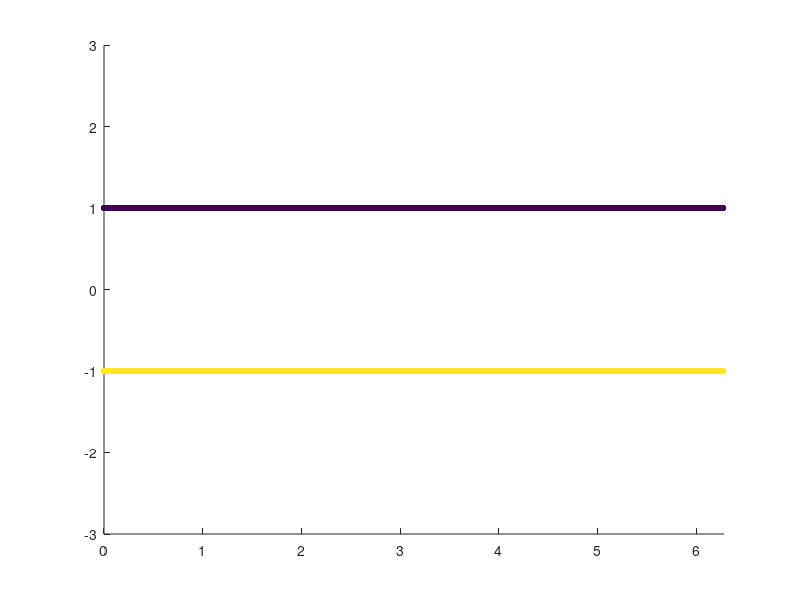

Source code (MATLAB): (Note: this script raises an error after producing the figure.)
clearvars 
close all

h = figure;
axis tight manual % this ensures that getframe() returns a consistent size
filename = 'testAnimated2d.gif';

Ex1=zeros(10,10)

dE=0;
dKE=0;
dUE=0;
UdUE=0;
LdUE=0;
dxmom=0;
dymom=0;
iterations=0;

L=2*pi;%Length
e0=1;%Epsilon Naught
k=1.68637205*10^-10;
DT=.005*2*pi;%DeltaT
NT=1000;%Iterations
NTOUT=25;%Not used???
NG=6;%Number of Grid Points
nden=400;
N=2000;%Number of Particles
me=nden/N;%Mass of electron
mp=nden/N;%mass of proton
e=nden/N;%electron charge
WP=1;
QM=N*e;
V0=0.2;
VXT=0.0;
VYT=0.0;
XP1=1;
YP1=0;
VX1=0;
VY1=0;
mode=1;
Q=N*e/L^2%WP^2/(QM*N/L);
dx=L/NG;%Delta X
rho_back=zeros(NG,NG);
for n=1:NG
    rho_back=rho_back+sparse(NG/2,n,e*N/NG/dx^2,NG,NG);
end
BoundIter=10;
acc=.999999;




%color
c=[linspace(1,1,N/2) linspace(10,10,N/2)];

% initial loading for the 2 Stream instability
%xp=linspace(0,L-L/N,N)';
xp=[linspace(0,L-L*2/N,N/2)';linspace(0,L-L*2/N,N/2)'];
%xp=L*rand(N,1);
%yp=linspace(0,L-L/N,N)';
%yp=L*rand(N,1)/2;
%yp=L*rand(N,1);
%xp=[0;L/2]
%yp=[.05+L/2;.05+L/2]
yp=(L/2-L/2/NG)*ones(N,1);


Temp=10000000000000;
Con=me/k/Temp;
randvtot=(-2*log((1-rand(N,1)))/Con).^.5;
randang=2*pi*rand(N,1);
vxp=randvtot.*cos(randang);
vyp=randvtot.*sin(randang);
pm=[1:N]';
pm=1-2*mod(pm,2);
vxp=[ones(N/2,1);-ones(N/2,1)];%+pm.*V0;
vyp=zeros(N,1);%+pm.*V0;
% Perturbation
vxp=vxp+VX1*sin(2*pi*xp/L*mode);
vyp=vyp+VY1*sin(2*pi*yp/L*mode);
xp=xp+XP1*(L/N)*sin(2*pi*xp/L*mode);


n=0;
for n=1:N
    if n==1
        massmat=[me];
    elseif n<N/2+1
        massmat=[massmat me];
    else
        massmat=[massmat mp];
    end
end

p=1:N;p=[p p;p p];
v=acc*ones(NG^2,1);
v1=ones(NG^2,1);
Poisson=-4*diag(v1)+diag(v(1:NG^2-1),1)+diag(v(1:NG^2-1),-1)+diag(v(1:NG^2-NG),-NG)+diag(v(1:NG^2-NG),NG);
Poisson=Poisson+diag(v(1:NG),NG^2-NG)+diag(v(1:NG),-NG^2+NG);

i=1;

for i=1:NG
    Poisson=Poisson+full(sparse(NG*i,NG*i-NG+1,acc,NG^2,NG^2))+full(sparse(NG*i-NG+1,NG*i,acc,NG^2,NG^2));
end
for i=1:(NG-1)
    Poisson=Poisson-full(sparse(NG*i,NG*i+1,acc,NG^2,NG^2))-full(sparse(NG*i+1,NG*i,acc,NG^2,NG^2));
end
InvPoi=inv(Poisson);

% Main computational cycle
for it=1:NT-1
% update xp
scatter(xp,vxp,20,c,'filled') 
axis([0 L -3 3])
%plot([Ex1(5,1:10) Ex1(5,1:10)])



%hold off;

%Cone=me/k/Temp;
%Conp=mp/k/Temp;
%xtemp=[0:.04:2];
%ytemp=N*.04*Cone*xtemp.*exp(-Cone*xtemp.^2/2);
%vtot=[(vxp(1:N).^2+vyp(1:N).^2).^.5;4];
%histogram([vtot;.4],100)
%axis([0 2 0 N/5])
%hold on;
%plot(xtemp,ytemp)
    drawnow 
      % Capture the plot as an image 
      frame = getframe(h); 
      im = frame2im(frame); 
      [imind,cm] = rgb2ind(im,256); 
      % Write to the GIF File 
      if it == 1 
          imwrite(imind,cm,filename,'gif', 'Loopcount',inf); 
      else 
          imwrite(imind,cm,filename,'gif','WriteMode','append'); 
      end 
      if it~=1
        xp=xp+vxp*DT;
      end
yp=yp;%+vyp*DT;
% apply bc on the particle positions
n=1;
for n=1:BoundIter
out=(xp<0); 
xp(out)=xp(out)+L;
out=(xp>=L);
xp(out)=xp(out)-L;
out=(yp<0); 
yp(out)=yp(out)+L;
out=(yp>=L);
yp(out)=yp(out)-L;
end
% projection p->g
g1=cat(2,ceil(xp/dx-.5),ceil(yp/dx-.5));%put on grid points
g=[g1;g1+1];%put on grid points
%fraz1=1-abs(xp/dx-g1+.5);%weighting
%fraz=[fraz1;1-fraz1]%weighting
fraz1=((1-abs(xp/dx-g1(1:N,1)+.5))'*diag((1-abs(yp/dx-g1(1:N,2)+.5))'))';
fraz2=((abs(xp/dx-g1(1:N,1)+.5))'*diag((1-abs(yp/dx-g1(1:N,2)+.5))'))';
fraz3=((1-abs(xp/dx-g1(1:N,1)+.5))'*diag((abs(yp/dx-g1(1:N,2)+.5))'))';
fraz4=((abs(xp/dx-g1(1:N,1)+.5))'*diag((abs(yp/dx-g1(1:N,2)+.5))'))';
fraz=[fraz1 fraz2;fraz3 fraz4];

% apply bc on the projection
n=1;
for n=1:BoundIter
out=(g<1);
g(out)=g(out)+NG;
out=(g>NG);
g(out)=g(out)-NG;
n=n+1;
end

n=1;
for n=1:N
    if n==1
        weight=full(sparse([g(1,1) g(1,1) g(1+N,1) g(1+N,1)],[g(1,2) g(1+N,2) g(1,2) g(1+N,2)],[fraz(1,1) fraz(1+N,1) fraz(1,2) fraz(1+N,2)] ,NG,NG));%matrix stating weights of each particle on each grid point
    else
        weight=cat(3,weight,full(sparse([g(n,1) g(n,1) g(n+N,1) g(n+N,1)],[g(n,2) g(n+N,2) g(n,2) g(n+N,2)],[fraz(n,1) fraz(n+N,1) fraz(n,2) fraz(n+N,2)] ,NG,NG)));%matrix stating weights of each particle on each grid point
    end
    n=n+1;
end

testmat=weight(1:NG,5,1:N)
rho=(-((e)*sum(weight(:,:,1:N/2),3))'-((e)*sum(weight(:,:,N/2+1:N),3))')/dx^2+rho_back;%rho of each grid point
plot(rho(5,1:NG))
n=1;
for n=1:NG
    if n==1
        rho1=rho(1:NG,1);
    else
        rho1=cat(1,rho1,rho(1:NG,n));
    end
    n=n+1;
end
%test=sum(rho1,'all')

% computing fields
Phi=InvPoi*(-rho1(1:NG^2)*dx^2)/e0;
n=1;
for n=1:NG
    if n==1
        Phi1=Phi(1:NG);
    else
        Phi1=cat(2,Phi1,Phi((n-1)*NG+1:n*NG));
    end
    n=n+1;
end
%Electric Field in x direciton
n=1;
for n=1:NG^2
    if n==1
        Ex=[(Phi(1+NG)-Phi(NG^2-NG+1))/(2*dx)];
    else
        in1=n+NG;
        in2=n-NG;
        if in1>NG^2
            in1=in1-NG^2;
        end
        if in2<1
            in2=in2+NG^2;
        end
        Ex=[Ex;(Phi(in1)-Phi(in2))/(2*dx)];
    end
    n=n+1;
end
n=1;
for n=1:NG
    if n==1
        Ex1=Ex(1:NG);
    else
        Ex1=cat(2,Ex1,Ex((n-1)*NG+1:n*NG));
    end
    n=n+1;
end


%Electric Field in Y Direction
n=1;
for n=1:NG^2
    if n==1
        Ey=[(Phi(2)-Phi(NG))/(2*dx)];
    else
        in1=n+1;
        in2=n-1;
        if mod(in1,NG)==1
            in1=in1-NG;
        end
        if mod(in2,NG)==0
            in2=in2+NG;
        end
        Ey=[Ey;(Phi(in1)-Phi(in2))/(2*dx)];
    end
    n=n+1;
end
n=1;
for n=1:NG
    if n==1
        Ey1=Ey(1:NG);
    else
        Ey1=cat(2,Ey1,Ey((n-1)*NG+1:n*NG));
    end
    n=n+1;
end


% projection q->p and update of vp
n=1;
for n=1:N/2
    vxp(n)=vxp(n)+sum(weight(:,:,n).*Ex1','all')*e*DT/me;
    n=n+1;
end
for n=N/2+1:N
    vxp(n)=vxp(n)+sum(weight(:,:,n).*Ex1','all')*e*DT/mp;
    n=n+1;
end
for n=1:N/2
    vyp(n)=vyp(n)+sum(weight(:,:,n).*Ey1','all')*e*DT/me;
    n=n+1;
end
for n=N/2+1:N
    vyp(n)=vyp(n)+sum(weight(:,:,n).*Ey1','all')*e*DT/mp;
    n=n+1;
end

%Momentum test
xmom=sum(massmat*vxp,'all')
if xmom==[0]
    dxmom=xmom;
else
dxmom=[dxmom;sum(massmat*vxp,'all')];
end
ymom=sum(massmat*vyp,'all')
if ymom==[0]
    dymom=ymom;
else
dymom=[dymom;ymom];
end

%Energy test

totEn=.5*sum(massmat*(vxp.^2+vyp.^2),'all')+.5*dx^2*e0*sum(Ex1.^2+Ey1.^2,'all')
if dE==[0]
    dE=totEn;
else
dE=[dE;.5*sum(massmat*(vxp.^2+vyp.^2),'all')+.5*dx^2*e0*sum(Ex1.^2+Ey1.^2,'all')];
end

totUEn=.5*dx^2*e0*sum(Ex1.^2+Ey1.^2,'all');
if dUE==[0]
    dUE=totUEn;
else
dUE=[dUE;totUEn];
end



UtotUEn=0;
for n=1:NG^2
    in1=n;
    in2=n+1;
    in3=n+NG;
    in4=n+NG+1;
    if mod(n,NG)==0
        in2=in2-NG;
        in4=in4-NG;
    end
    if in3>NG^2
        in3=in3-NG;
        in4=in4-NG;
    end
    findmax=max([Ex(in1)^2+Ey(in1)^2;Ex(in2)^2+Ey(in2)^2;Ex(in3)^2+Ey(in3)^2;Ex(in4)^2+Ey(in4)^2]);
    UtotUEn=UtotUEn+findmax;
end
UtotUEn=.5*e0*dx^2*UtotUEn;
if UdUE==[0]
    UdUE=UtotUEn;
else
UdUE=[UdUE;UtotUEn];
end

LtotUEn=0;
for n=1:NG^2
    in1=n;
    in2=n+1;
    in3=n+NG;
    in4=n+NG+1;
    if mod(n,NG)==0
        in2=in2-NG;
        in4=in4-NG;
    end
    if in3>NG^2
        in3=in3-NG;
        in4=in4-NG;
    end
    findmin=min([Ex(in1)^2+Ey(in1)^2;Ex(in2)^2+Ey(in2)^2;Ex(in3)^2+Ey(in3)^2;Ex(in4)^2+Ey(in4)^2]);
    LtotUEn=LtotUEn+findmin;
end
LtotUEn=.5*e0*dx^2*LtotUEn;
if LdUE==[0]
    LdUE=LtotUEn;
else
LdUE=[LdUE;LtotUEn];
end


totKEn=.5*sum(massmat*(vxp.^2+vyp.^2),'all');
if dKE==[0]
    dKE=totKEn;
else
    dKE=[dKE;totKEn];
end

it
totUEn/totKEn;

Temp=(sum(massmat*(vxp.^2+vyp.^2),'all')/N)/2/k;
LD =(e0*totKEn/(4*pi*(nden/L^2)*e^2))^.5;
if .5*LD<dx
    "Error, Mesh not fine enough or not hot enough"
    dx
    LD
end
PP=(pi*me*L^2/(N*e^2))^.5;
if .25*PP<DT
    "Error, large time step"
    PP 
end

%CFL Condition
C=DT/dx;
if C>1
    "May be unstable, C>1"
    C
end

end
figure
plot(dE)
hold on
%plot(dKE+UdUE)
%plot(dKE+LdUE)
plot(dUE)
plot(dKE)
%plot(UdUE)
%plot(LdUE)
legend("Energy","Potential","Kinetic")
hold off

figure
hold on
plot(dxmom)
plot(dymom)
hold off

figure
plot(dE)